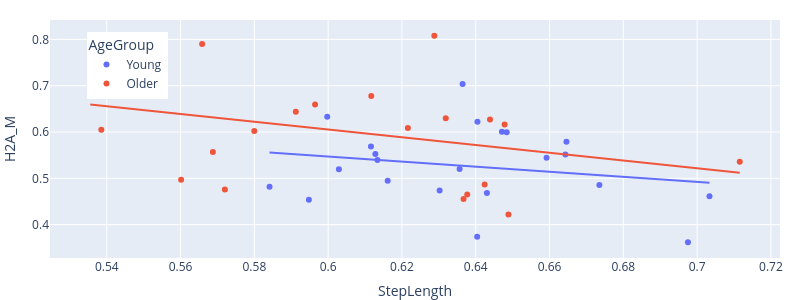
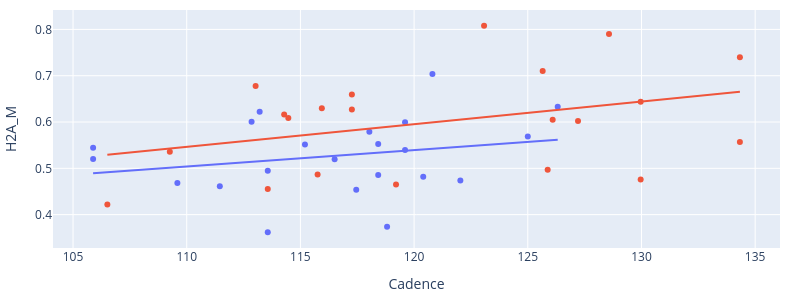

The code cell stored with these charts, in order, in its notebook:
### Code cell
scatter_plot(df, 'H2A_M')

### Figure 1 — Plotly figure (JSON) as saved in the notebook; plotly's stock layout.template omitted (floating-point values rounded to 4 significant figures)
{"data": [{"customdata": [[1.0, 112.9, 1.21], [3.0, 105.9, 0.98], [4.0, 118.0, 1.3], [5.0, 119.6, 1.29], [6.0, 115.2, 1.28], [7.0, 118.8, 1.1], [8.0, 109.6, 1.38], [9.0, 113.6, 1.17], [10.0, 117.5, 1.37], [11.0, 111.5, 1.31], [12.0, 119.6, 1.05], [13.0, 116.5, 1.02], [14.0, 120.8, 1.12], [15.0, 118.4, 1.54], [16.0, 125.0, 1.1], [17.0, 105.9, 1.37], [18.0, 126.3, 1.26], [19.0, 118.4, 1.21], [20.0, 122.0, 1.28], [21.0, 113.2, 1.42], [22.0, 113.6, 1.32], [24.0, 120.4, 1.02]], "hovertemplate": "AgeGroup=Young<br>StepLength=%{x}<br>H2A_M=%{y}<br>Subject=%{customdata[0]}<br>Cadence=%{customdata[1]}<br>SpeedComf=%{customdata[2]}<extra></extra>", "legendgroup": "Young", "marker": {"color": "#636efa", "symbol": "circle"}, "mode": "markers", "name": "Young", "orientation": "v", "showlegend": true, "type": "scatter", "x": [0.6471, 0.6356, 0.6646, 0.6484, 0.6643, 0.6404, 0.643, 0.6161, 0.5948, 0.7033, 0.6134, 0.6029, 0.6364, 0.6735, 0.6116, 0.6592, 0.5997, 0.6128, 0.6302, 0.6405, 0.6975, 0.5841], "xaxis": "x", "y": [0.6004, 0.52, 0.5789, 0.5997, 0.5515, 0.374, 0.4684, 0.4948, 0.4536, 0.4615, 0.5395, 0.5194, 0.704, 0.4858, 0.5685, 0.5444, 0.633, 0.5524, 0.4736, 0.6223, 0.3617, 0.482], "yaxis": "y"}, {"hovertemplate": "<b>OLS trendline</b><br>H2A_M = -0.548496 * StepLength + 0.876322<br>R<sup>2</sup>=0.045323<br><br>AgeGroup=Young<br>StepLength=%{x}<br>H2A_M=%{y} <b>(trend)</b><extra></extra>", "legendgroup": "Young", "marker": {"color": "#636efa", "symbol": "circle"}, "mode": "lines", "name": "Young", "showlegend": false, "type": "scatter", "x": [0.5841, 0.5948, 0.5997, 0.6029, 0.6116, 0.6128, 0.6134, 0.6161, 0.6302, 0.6356, 0.6364, 0.6404, 0.6405, 0.643, 0.6471, 0.6484, 0.6592, 0.6643, 0.6646, 0.6735, 0.6975, 0.7033], "xaxis": "x", "y": [0.5559, 0.5501, 0.5474, 0.5456, 0.5409, 0.5402, 0.5399, 0.5384, 0.5307, 0.5277, 0.5272, 0.5251, 0.525, 0.5236, 0.5214, 0.5207, 0.5148, 0.512, 0.5118, 0.5069, 0.4937, 0.4905], "yaxis": "y"}, {"customdata": [[25.0, 117.3, 1.17], [26.0, 125.7, 1.36], [27.0, 134.3, 1.41], [29.0, 128.6, 1.42], [30.0, 130.0, 1.08], [31.0, 134.3, 1.11], [32.0, 106.5, 1.36], [33.0, 119.2, 1.27], [34.0, 113.6, 1.05], [35.0, 123.1, 1.29], [36.0, 114.3, 1.46], [38.0, 115.8, 1.46], [40.0, 126.1, 1.34], [43.0, 115.9, 1.44], [44.0, 114.5, 1.18], [45.0, 109.3, 1.12], [46.0, 130.0, 1.11], [47.0, 125.9, 1.18], [48.0, 113.0, 1.35], [49.0, 117.3, 1.26], [50.0, 127.2, 1.23]], "hovertemplate": "AgeGroup=Older<br>StepLength=%{x}<br>H2A_M=%{y}<br>Subject=%{customdata[0]}<br>Cadence=%{customdata[1]}<br>SpeedComf=%{customdata[2]}<extra></extra>", "legendgroup": "Older", "marker": {"color": "#EF553B", "symbol": "circle"}, "mode": "markers", "name": "Older", "orientation": "v", "showlegend": true, "type": "scatter", "x": [0.5965, 0.552, 0.5355, 0.5658, 0.572, 0.5688, 0.6489, 0.6377, 0.6367, 0.6288, 0.6478, 0.6424, 0.5385, 0.6319, 0.6216, 0.7115, 0.5912, 0.5602, 0.6117, 0.6439, 0.58], "xaxis": "x", "y": [0.6594, 0.7101, 0.7401, 0.7903, 0.4761, 0.5566, 0.4218, 0.4652, 0.4552, 0.8081, 0.616, 0.4868, 0.6048, 0.6295, 0.6085, 0.5355, 0.6437, 0.4967, 0.6778, 0.6272, 0.6022], "yaxis": "y"}, {"hovertemplate": "<b>OLS trendline</b><br>H2A_M = -0.837732 * StepLength + 1.10812<br>R<sup>2</sup>=0.118408<br><br>AgeGroup=Older<br>StepLength=%{x}<br>H2A_M=%{y} <b>(trend)</b><extra></extra>", "legendgroup": "Older", "marker": {"color": "#EF553B", "symbol": "circle"}, "mode": "lines", "name": "Older", "showlegend": false, "type": "scatter", "x": [0.5355, 0.5385, 0.552, 0.5602, 0.5658, 0.5688, 0.572, 0.58, 0.5912, 0.5965, 0.6117, 0.6216, 0.6288, 0.6319, 0.6367, 0.6377, 0.6424, 0.6439, 0.6478, 0.6489, 0.7115], "xaxis": "x", "y": [0.6595, 0.657, 0.6457, 0.6389, 0.6341, 0.6317, 0.6289, 0.6223, 0.6128, 0.6084, 0.5957, 0.5874, 0.5814, 0.5788, 0.5747, 0.5739, 0.5699, 0.5687, 0.5654, 0.5645, 0.512], "yaxis": "y"}], "layout": {"height": 300, "legend": {"title": {"text": "AgeGroup"}, "tracegroupgap": 0, "x": 0.05, "xanchor": "left", "y": 0.95, "yanchor": "top"}, "margin": {"b": 0, "l": 50, "r": 20, "t": 20}, "width": 800, "xaxis": {"anchor": "y", "domain": [0.0, 1.0], "title": {"text": "StepLength"}}, "yaxis": {"anchor": "x", "domain": [0.0, 1.0], "title": {"text": "H2A_M"}}}}

### Figure 2 — Plotly figure (JSON) as saved in the notebook; plotly's stock layout.template omitted (floating-point values rounded to 4 significant figures)
{"data": [{"customdata": [[1.0, 0.6471, 1.21], [3.0, 0.6356, 0.98], [4.0, 0.6646, 1.3], [5.0, 0.6484, 1.29], [6.0, 0.6643, 1.28], [7.0, 0.6404, 1.1], [8.0, 0.643, 1.38], [9.0, 0.6161, 1.17], [10.0, 0.5948, 1.37], [11.0, 0.7033, 1.31], [12.0, 0.6134, 1.05], [13.0, 0.6029, 1.02], [14.0, 0.6364, 1.12], [15.0, 0.6735, 1.54], [16.0, 0.6116, 1.1], [17.0, 0.6592, 1.37], [18.0, 0.5997, 1.26], [19.0, 0.6128, 1.21], [20.0, 0.6302, 1.28], [21.0, 0.6405, 1.42], [22.0, 0.6975, 1.32], [24.0, 0.5841, 1.02]], "hovertemplate": "AgeGroup=Young<br>Cadence=%{x}<br>H2A_M=%{y}<br>Subject=%{customdata[0]}<br>StepLength=%{customdata[1]}<br>SpeedComf=%{customdata[2]}<extra></extra>", "legendgroup": "Young", "marker": {"color": "#636efa", "symbol": "circle"}, "mode": "markers", "name": "Young", "orientation": "v", "showlegend": true, "type": "scatter", "x": [112.9, 105.9, 118.0, 119.6, 115.2, 118.8, 109.6, 113.6, 117.5, 111.5, 119.6, 116.5, 120.8, 118.4, 125.0, 105.9, 126.3, 118.4, 122.0, 113.2, 113.6, 120.4], "xaxis": "x", "y": [0.6004, 0.52, 0.5789, 0.5997, 0.5515, 0.374, 0.4684, 0.4948, 0.4536, 0.4615, 0.5395, 0.5194, 0.704, 0.4858, 0.5685, 0.5444, 0.633, 0.5524, 0.4736, 0.6223, 0.3617, 0.482], "yaxis": "y"}, {"hovertemplate": "<b>OLS trendline</b><br>H2A_M = 0.00355032 * Cadence + 0.113245<br>R<sup>2</sup>=0.054927<br><br>AgeGroup=Young<br>Cadence=%{x}<br>H2A_M=%{y} <b>(trend)</b><extra></extra>", "legendgroup": "Young", "marker": {"color": "#636efa", "symbol": "circle"}, "mode": "lines", "name": "Young", "showlegend": false, "type": "scatter", "x": [105.9, 105.9, 109.6, 111.5, 112.9, 113.2, 113.6, 113.6, 115.2, 116.5, 117.5, 118.0, 118.4, 118.4, 118.8, 119.6, 119.6, 120.4, 120.8, 122.0, 125.0, 126.3], "xaxis": "x", "y": [0.4892, 0.4892, 0.5023, 0.5089, 0.5139, 0.5152, 0.5164, 0.5164, 0.5222, 0.5269, 0.5302, 0.5323, 0.5337, 0.5337, 0.5351, 0.5379, 0.5379, 0.5407, 0.5421, 0.5465, 0.557, 0.5617], "yaxis": "y"}, {"customdata": [[25.0, 0.5965, 1.17], [26.0, 0.552, 1.36], [27.0, 0.5355, 1.41], [29.0, 0.5658, 1.42], [30.0, 0.572, 1.08], [31.0, 0.5688, 1.11], [32.0, 0.6489, 1.36], [33.0, 0.6377, 1.27], [34.0, 0.6367, 1.05], [35.0, 0.6288, 1.29], [36.0, 0.6478, 1.46], [38.0, 0.6424, 1.46], [40.0, 0.5385, 1.34], [43.0, 0.6319, 1.44], [44.0, 0.6216, 1.18], [45.0, 0.7115, 1.12], [46.0, 0.5912, 1.11], [47.0, 0.5602, 1.18], [48.0, 0.6117, 1.35], [49.0, 0.6439, 1.26], [50.0, 0.58, 1.23]], "hovertemplate": "AgeGroup=Older<br>Cadence=%{x}<br>H2A_M=%{y}<br>Subject=%{customdata[0]}<br>StepLength=%{customdata[1]}<br>SpeedComf=%{customdata[2]}<extra></extra>", "legendgroup": "Older", "marker": {"color": "#EF553B", "symbol": "circle"}, "mode": "markers", "name": "Older", "orientation": "v", "showlegend": true, "type": "scatter", "x": [117.3, 125.7, 134.3, 128.6, 130.0, 134.3, 106.5, 119.2, 113.6, 123.1, 114.3, 115.8, 126.1, 115.9, 114.5, 109.3, 130.0, 125.9, 113.0, 117.3, 127.2], "xaxis": "x", "y": [0.6594, 0.7101, 0.7401, 0.7903, 0.4761, 0.5566, 0.4218, 0.4652, 0.4552, 0.8081, 0.616, 0.4868, 0.6048, 0.6295, 0.6085, 0.5355, 0.6437, 0.4967, 0.6778, 0.6272, 0.6022], "yaxis": "y"}, {"hovertemplate": "<b>OLS trendline</b><br>H2A_M = 0.0048901 * Cadence + 0.0087197<br>R<sup>2</sup>=0.131874<br><br>AgeGroup=Older<br>Cadence=%{x}<br>H2A_M=%{y} <b>(trend)</b><extra></extra>", "legendgroup": "Older", "marker": {"color": "#EF553B", "symbol": "circle"}, "mode": "lines", "name": "Older", "showlegend": false, "type": "scatter", "x": [106.5, 109.3, 113.0, 113.6, 114.3, 114.5, 115.8, 115.9, 117.3, 117.3, 119.2, 123.1, 125.7, 125.9, 126.1, 127.2, 128.6, 130.0, 130.0, 134.3, 134.3], "xaxis": "x", "y": [0.5296, 0.543, 0.5614, 0.5641, 0.5676, 0.5685, 0.5748, 0.5757, 0.5822, 0.5822, 0.5916, 0.6106, 0.6232, 0.6243, 0.6253, 0.6308, 0.6374, 0.6443, 0.6443, 0.6656, 0.6656], "yaxis": "y"}], "layout": {"height": 300, "legend": {"title": {"text": "AgeGroup"}, "tracegroupgap": 0}, "margin": {"b": 40, "l": 50, "r": 20, "t": 10}, "showlegend": false, "width": 800, "xaxis": {"anchor": "y", "domain": [0.0, 1.0], "title": {"text": "Cadence"}}, "yaxis": {"anchor": "x", "domain": [0.0, 1.0], "title": {"text": "H2A_M"}}}}
